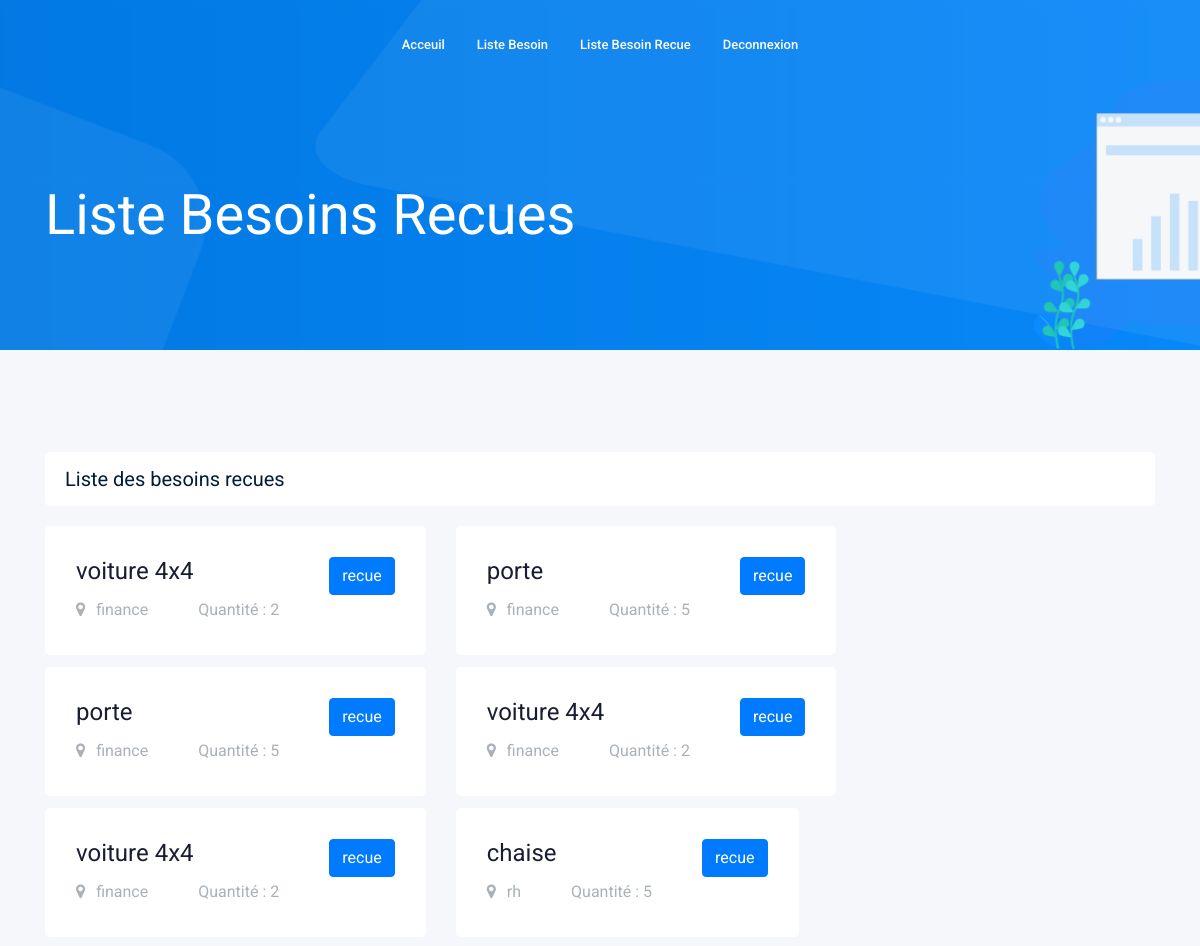
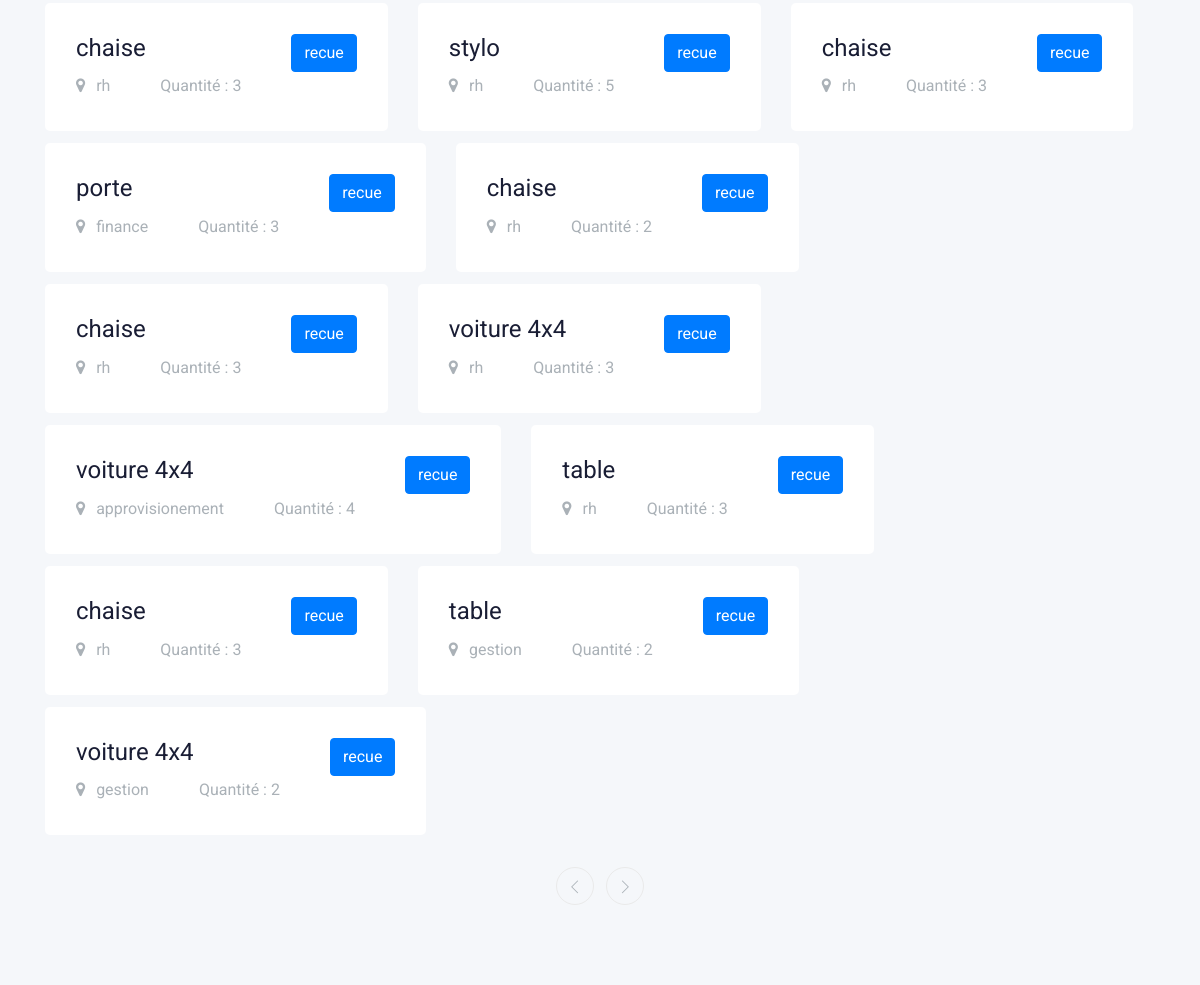
Before: /listeBesoinUtilisateur.php with the older database file (2 pictures, top to bottom).
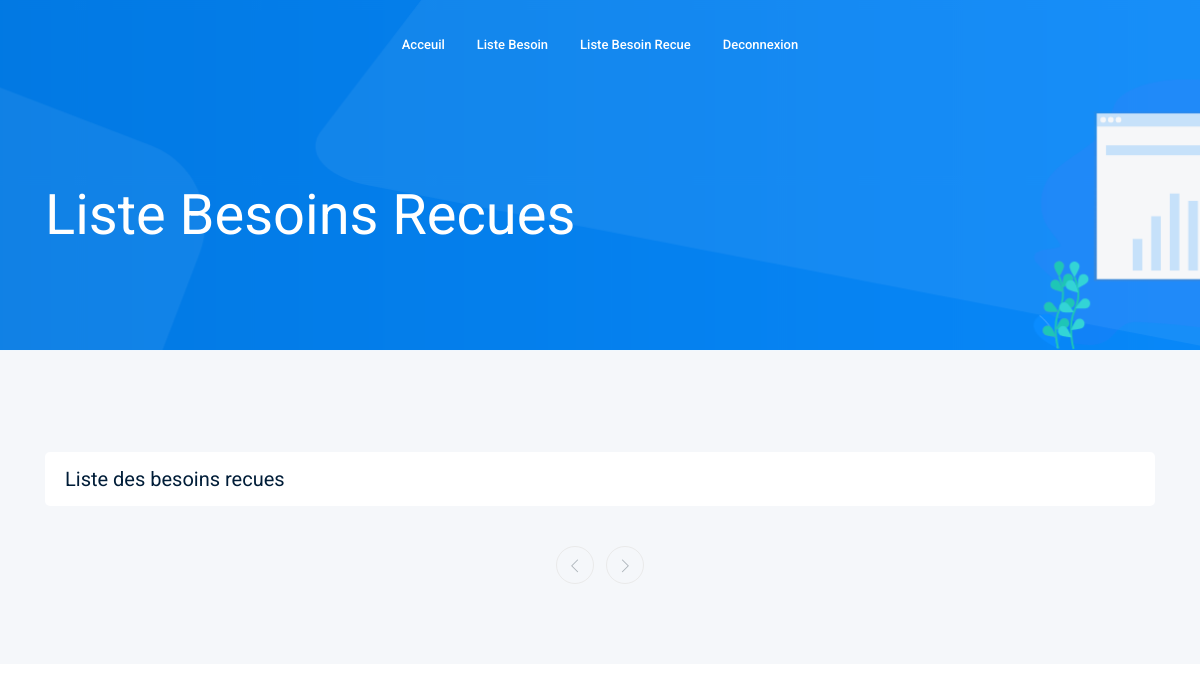
After: the same page with the newer database file.
### tables this page shows
CREATE TABLE IF NOT EXISTS `besoin_departement` (
  `idbesoin_departement` int(11) NOT NULL AUTO_INCREMENT,
  `idDepartement` int(11) NOT NULL,
  `idbesoin` int(11) DEFAULT NULL,
  `quantiter` int(11) NOT NULL,
  `idProduits` int(11) NOT NULL,
  `valider` int(11) NOT NULL DEFAULT '0',
  `commander` int(11) NOT NULL DEFAULT '0',
  `boncommade` int(11) NOT NULL DEFAULT '0',
  `recue` int(11) DEFAULT '0',
  `idUtilisateur` int(11) DEFAULT NULL,
  PRIMARY KEY (`idbesoin_departement`),
  KEY `idDepartement` (`idDepartement`),
  KEY `idbesoin` (`idbesoin`)
);

CREATE TABLE IF NOT EXISTS `produit` (
  `id_produit` int(11) NOT NULL AUTO_INCREMENT,
  `nom_produit` varchar(25) NOT NULL,
  PRIMARY KEY (`id_produit`)
);

CREATE TABLE IF NOT EXISTS `departement` (
  `idDepartement` int(11) NOT NULL AUTO_INCREMENT,
  `departement` varchar(25) DEFAULT NULL,
  PRIMARY KEY (`idDepartement`)
);

### listerBesoinUtilisateur.php (called while the page is built, shortened)
<?php
include("connexion_base.php");
    $sql = "SELECT * FROM besoin_departement LEFT JOIN departement ON besoin_departement.idDepartement = departement.idDepartement LEFT JOIN produit ON besoin_departement.idProduits = produit.id_produit WHERE besoin_departement.commander =1 and besoin_departement.recue=0";
    $besoin = $conn->prepare($sql);
    $besoin->execute();
?>

### listeBesoinUtilisateur.php (the view, shortened to what the changed rows need)
<?php
    include("achatSelectUtilisateur.php");
    include("listerBesoinUtilisateur.php");
?>
<!doctype html>
<html class="no-js" lang="zxx">
<head>
    <link rel="stylesheet" href="css/bootstrap.min.css">
    <link rel="stylesheet" href="css/owl.carousel.min.css">
    <link rel="stylesheet" href="css/magnific-popup.css">
    <link rel="stylesheet" href="css/font-awesome.min.css">
    <link rel="stylesheet" href="css/themify-icons.css">
    <link rel="stylesheet" href="css/nice-select.css">
    <link rel="stylesheet" href="css/flaticon.css">
    <link rel="stylesheet" href="css/jquery-ui.css">
    <link rel="stylesheet" href="css/gijgo.css">
    <link rel="stylesheet" href="css/animate.min.css">
    <link rel="stylesheet" href="css/slicknav.css">
    <link rel="stylesheet" href="css/style.css">
</head>
<body>
    <div class="job_listing_area plus_padding">
        <div class="container">
            <div class="row">
                <div class="col-lg-12">
                    <div class="job_lists m-0">
                        <div class="row">
                           <?php
                                foreach ($besoin as $row)
                                {
                                    echo '<form action="validerBesoinUtilisateur.php" method="POST">
                                            <div class="col-lg-12 col-md-12">
                                                <div class="single_jobs white-bg d-flex justify-content-between">
                                                    <div class="jobs_left d-flex align-items-center">
                                                        <div class="jobs_conetent">
                                                            <a href="job_details.html"><h4> ' . $row['nom_produit'] . '</h4></a>
                                                            <div class="links_locat d-flex align-items-center">
                                                                <div class="location">
                                                                    <p> <i class="fa fa-map-marker"></i> '.$row['departement'].'</p>
                                                                </div>
                                                                <div class="location">
                                                                    <p>  Quantité  : '.$row['quantiter']. '</p>
                                                                </div>
                                                            </div>
                                                        </div>
                                                    </div>
                                                    <div class="jobs_right">
                                                        <div class="apply_now">
                                                            <input type="submit" class="btn btn-primary" name="valider" value="recue" >
                                                        </div>
                                                    </div>
                                                </div>
                                            </div>
                                            <input type="hidden" name="departement" value="'.$row['departement'] .'">
                                            <input type="hidden" name="besoin" value="'.$row['nom_produit'] .'">
                                            <input type="hidden" name="quantiter" value="'.$row['quantiter'] .'">
                                            <input type="hidden" name="id" value="'.$row['idbesoin_departement'] .'">
                                         </form>
                                    ';
                                }
                            ?>
                        </div>
                        </div>
                    </div>
                </div>
            </div>
        </div>
</body>
</html>

Changed rows visible on the page:
removed besoin_departement: produit.nom_produit "voiture 4x4", idDepartement.departement "finance", quantiter "2"
removed besoin_departement: produit.nom_produit "porte", idDepartement.departement "finance", quantiter "5"
removed besoin_departement: produit.nom_produit "porte", idDepartement.departement "finance", quantiter "5"
removed besoin_departement: produit.nom_produit "voiture 4x4", idDepartement.departement "finance", quantiter "2"
removed besoin_departement: produit.nom_produit "voiture 4x4", idDepartement.departement "finance", quantiter "2"
removed besoin_departement: produit.nom_produit "chaise", idDepartement.departement "rh", quantiter "5"
removed besoin_departement: produit.nom_produit "chaise", idDepartement.departement "rh", quantiter "3"
removed besoin_departement: produit.nom_produit "stylo", idDepartement.departement "rh", quantiter "5"
removed besoin_departement: produit.nom_produit "chaise", idDepartement.departement "rh", quantiter "3"
removed besoin_departement: produit.nom_produit "porte", idDepartement.departement "finance", quantiter "3"
removed besoin_departement: produit.nom_produit "chaise", idDepartement.departement "rh", quantiter "2"
removed besoin_departement: produit.nom_produit "chaise", idDepartement.departement "rh", quantiter "3"
removed besoin_departement: produit.nom_produit "voiture 4x4", idDepartement.departement "rh", quantiter "3"
removed besoin_departement: produit.nom_produit "voiture 4x4", idDepartement.departement "approvisionement", quantiter "4"
removed besoin_departement: produit.nom_produit "table", idDepartement.departement "rh", quantiter "3"
removed besoin_departement: produit.nom_produit "chaise", idDepartement.departement "rh", quantiter "3"
removed besoin_departement: produit.nom_produit "table", idDepartement.departement "gestion", quantiter "2"
removed besoin_departement: produit.nom_produit "voiture 4x4", idDepartement.departement "gestion", quantiter "2"
